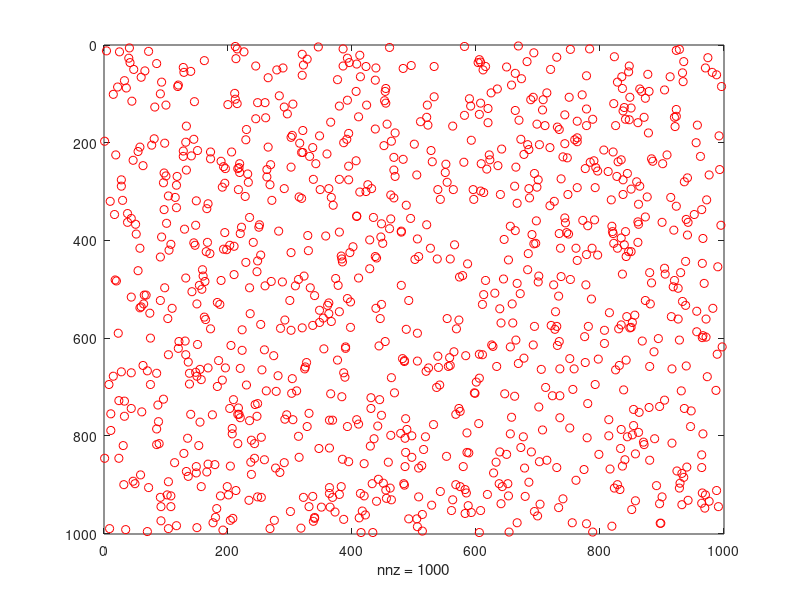

The MATLAB source for this figure:
% Regression test function (black blox) for FreeMat v4.0
% This function is autogenerated by helpgen.
function bbtest_success = bbtest_spy
  bbtest_success = 1;
NumErrors = 0;
try
  y = sprand(1000,1000,.001);

catch
  NumErrors = NumErrors + 1;
end
try
  spy(y,'ro')

catch
  NumErrors = NumErrors + 1;
end
try
  mprint spy1

catch
  NumErrors = NumErrors + 1;
end
if (NumErrors ~= 0) bbtest_success = 0; return; end
NumErrors = 0;
try
  A = sparse(1000,1000);

catch
  NumErrors = NumErrors + 1;
end
try
  for i=1:25; A((1:40) + 40*(i-1),(1:40) + 40*(i-1)) = 1; end;

catch
  NumErrors = NumErrors + 1;
end
try
  spy(A,'gx')

catch
  NumErrors = NumErrors + 1;
end
try
  mprint spy2

catch
  NumErrors = NumErrors + 1;
end
if (NumErrors ~= 0) bbtest_success = 0; return; end
